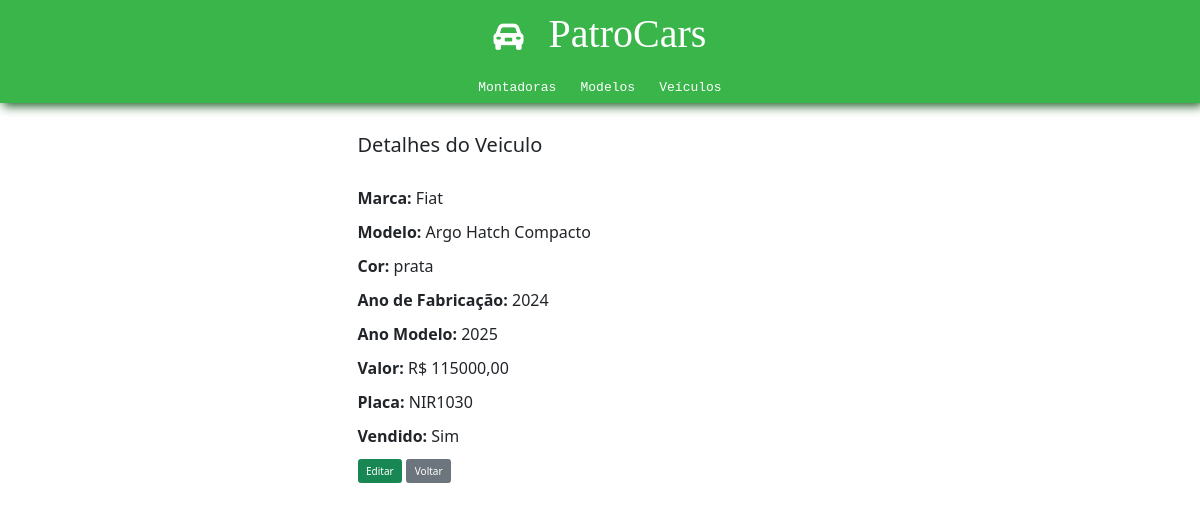
The app's page /patrocars/veiculos/01JAH8Y27RXJEY2WPZ9D2FFEQX/ with its own data.
### patrocars/models.py (models this page shows, shortened)
class Veiculos(models.Model):
    id = models.CharField(primary_key=True, default=ulid.new, editable=False, max_length=26)
    modelo = models.ForeignKey(ModelosDeVeiculos, on_delete=models.CASCADE)
    cor = models.CharField(max_length=50)
    ano_fabricacao = models.IntegerField()
    ano_modelo = models.IntegerField()
    valor = models.DecimalField(max_digits=10, decimal_places=2)
    placa = models.CharField(max_length=10, unique=True)
    vendido = models.BooleanField(default=False)

class ModelosDeVeiculos(models.Model):
    id = models.CharField(primary_key=True, default=ulid.new, editable=False, max_length=26)
    nome = models.CharField(max_length=100)
    montadora = models.ForeignKey(Montadora, on_delete=models.CASCADE)
    valor_referencia = models.DecimalField(max_digits=10, decimal_places=2)
    motorizacao = models.DecimalField(max_digits=4, decimal_places=2)
    turbo = models.BooleanField(default=False)
    automatico = models.BooleanField(default=False)

class Montadora(models.Model):
    id = models.CharField(primary_key=True, default=ulid.new, editable=False, max_length=26)
    nome = models.CharField(max_length=100)
    pais = models.CharField(max_length=100)
    ano_fundacao = models.IntegerField()

### patrocars/views.py (the view)
# urls.py: path('veiculos/<str:veiculo_id>/', views.detalhe_veiculo, name='detalhe_veiculo'),
def detalhe_veiculo(request, veiculo_id):
    veiculo = get_object_or_404(Veiculos, id=veiculo_id)
    return render(request, 'patrocars/veiculos/detalhe_veiculo.html', {'veiculo': veiculo})

### patrocars/templates/patrocars/veiculos/detalhe_veiculo.html
{% include 'patrocars/partials/head.html' %}
<body>
    {% include 'patrocars/partials/header.html' %}
    <div class="container-sm mt-5" style="width: 500px;">
        <h2>Detalhes do Veiculo</h2><br>
        <p><strong>Marca:</strong> {{ veiculo.modelo.montadora.nome }}</p>
        <p><strong>Modelo:</strong> {{ veiculo.modelo.nome }}</p>
        <p><strong>Cor:</strong> {{ veiculo.cor }}</p>
        <p><strong>Ano de Fabricação:</strong> {{ veiculo.ano_fabricacao }}</p>
        <p><strong>Ano Modelo:</strong> {{ veiculo.ano_modelo }}</p>
        <p><strong>Valor:</strong> R$ {{ veiculo.valor }}</p>
        <p><strong>Placa:</strong> {{ veiculo.placa }}</p>
        <p><strong>Vendido:</strong> {{ veiculo.vendido|yesno:"Sim,Não" }}</p>
        <button class="btn btn-success"><a href="{% url 'patrocars:editar_veiculo' veiculo.id %}">Editar</a></button>
        <button class="btn btn-secondary"><a href="{% url 'patrocars:lista_veiculos' %}">Voltar</a></button>
    </div>
</body>
</html>

### patrocars/static/patrocars/css/style.css (style rules this page uses)
* { margin: 0; padding: 0; box-sizing: border-box; }
html { font-size: 62.5%; }
body { font-size: 1.6rem; }
a { text-decoration: none; color: white; }

### records on screen
Veiculos: modelo.montadora.nome "Fiat", modelo.nome "Argo Hatch Compacto", cor "prata", ano_fabricacao "2024", ano_modelo "2025", valor "115000,00", placa "NIR1030", vendido "Sim"
